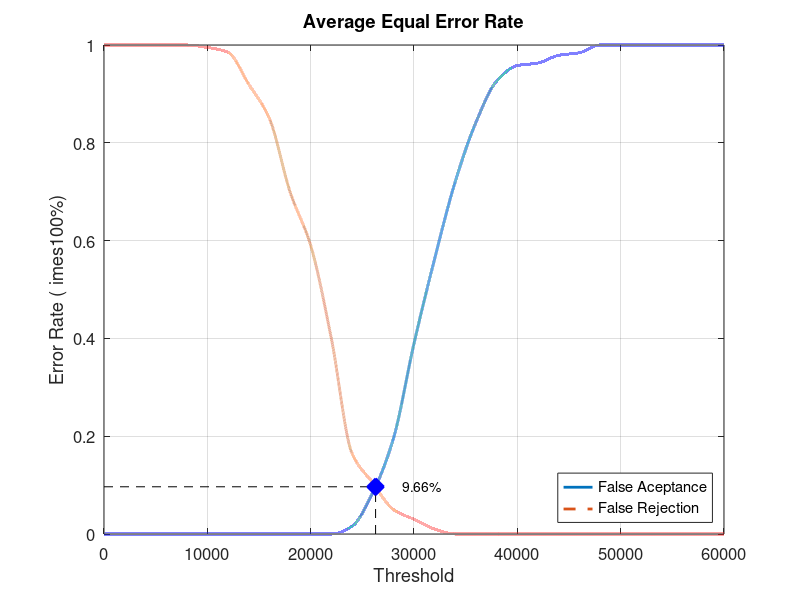
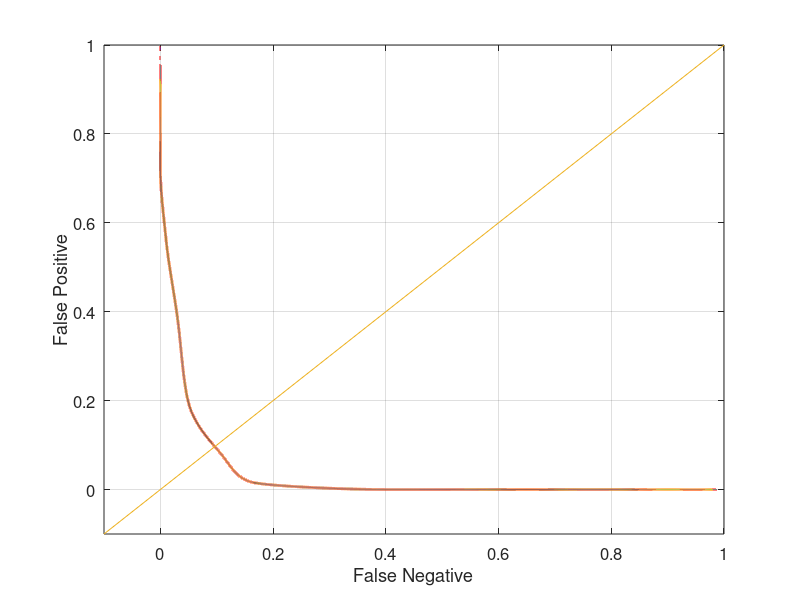

Here is the MATLAB script that generated these plots, in order:
close all;
clear;
clc;
x = 0:2000:60000;
xq = 0:0.5:60000;

y0 = [0 0 0 0 0 0 0 0 0 0 0 0 0.0157895 0.0842105 0.194737 0.389474 0.563158 0.721053 0.842105 0.926316 0.957895 0.963158 0.978947 0.984211 1 1 1 1 1 1 1]
yy0 = interp1(x, y0, xq, 'pchip');
y1 = [1 1 1 1 1 0.995 0.985 0.92 0.85 0.7 0.59 0.4 0.165 0.105 0.05 0.03 0.01 0 0 0 0 0 0 0 0 0 0 0 0 0 0]
yy1 = interp1(x, y1, xq, 'pchip');

% Calculating EER: 
y2 = abs(y0 - y1);
find(y2 == min(y2))
yy2 = abs(yy0 - yy1);
xEER = find(yy2 == min(yy2));
xEERIndex = xq(xEER) % X-axis EER
yEER = yy0(xEER) % Y-axis EER

main = figure
plot(xq, yy0,'-','LineWidth', 2);	hold on
plot(xq, yy1,'--','LineWidth', 2);	hold on
plot([xEERIndex xEERIndex], [0 yEER], 'k--');	hold on
plot([0 xEERIndex], [yEER yEER], 'k--');	hold on
plot(xEERIndex, yEER, 'bx', 'LineWidth', 10);	hold on
text(xEERIndex + 10 * xEERIndex / 100, yEER, [num2str(round((10000 * yEER)) / 100) '%'])
legend('False Aceptance', 'False Rejection', 'Location', 'SouthEast')
xlabel('Threshold')
ylabel('Error Rate (	imes100%)')
title('Average Equal Error Rate')
set(gca, 'FontSize', 12)
axis([0 60000 0 1])
grid on

print(main, 'Database2_1Main', '-dpng');
FNRxFPR = figure('Color', [1 1 1]);
plot(yy1, yy0, '-', yy1, yy0, 'LineWidth', 2);
hold on
y = -0.1:0.1:1
plot(y, y); 
set(gca, 'FontSize', 12)
xlabel('False Negative')
ylabel('False Positive')
axis([-0.1 1 -0.1 1])
set(gca, 'FontSize', 12)
grid on

print(FNRxFPR, 'Database2_1FNRxFPR','-dpng');
